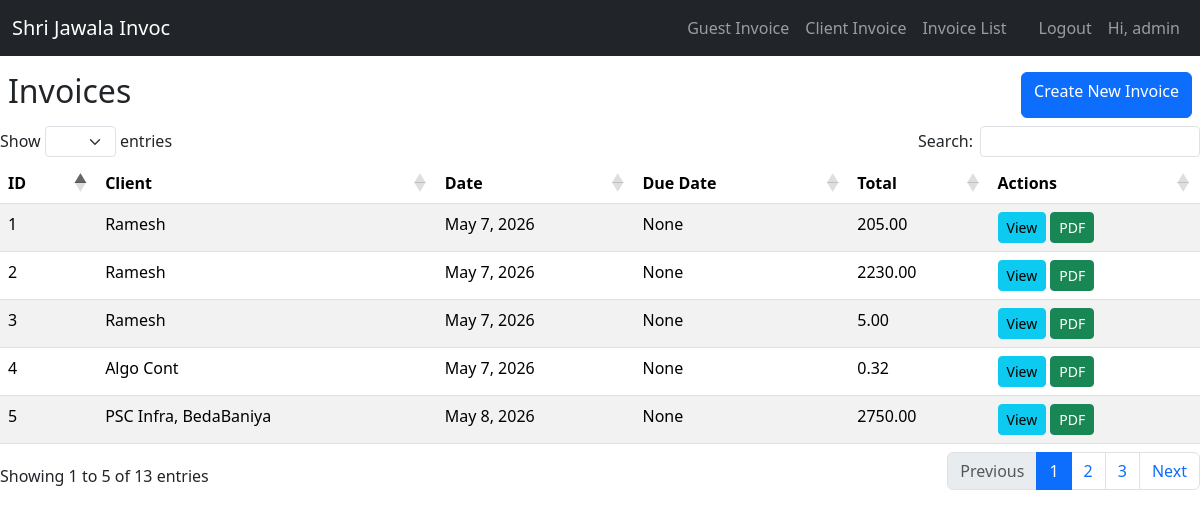
Page /invoices/ (signed in) on the committed database.
### invoices/models.py (models this page shows, shortened)
class Invoice(models.Model):
    STATUS_CHOICES = [
        ('paid_upfront', 'Paid Upfront (No Due)'),
        ('payment_due', 'Payment After Service (Due Date Required)'),
        ('partially_paid', 'Partially Paid (Due Date Required)'),
        ('already_paid', 'Already Paid (No Due)'),
        ('due_paid', 'Previously Due, Now Paid (No Due)'),
    ]
    created_by = models.ForeignKey(User, on_delete=models.SET_NULL, null=True, blank=True)
    client = models.ForeignKey(Client, on_delete=models.SET_NULL, null=True, blank=True)
    guest_client_name = models.CharField(max_length=200, blank=True)  # For guest invoices
    date = models.DateField(auto_now_add=True)
    due_date = models.DateField(blank=True, null=True)
    status = models.CharField(max_length=20, choices=STATUS_CHOICES, default='payment_due')
    total = models.DecimalField(max_digits=10, decimal_places=2, default=0)
    place = models.CharField(max_length=20, blank=True, null=True)
    invoice_no = models.PositiveIntegerField(null=True, blank=True, editable=False)
    year = models.PositiveIntegerField(default=current_year, editable=False)
    suffix = models.CharField(max_length=10, blank=True, null=True)

### invoices/views.py (the view)
# urls.py: path('', views.invoice_list, name='invoice_list'),
@login_required
def invoice_list(request):
    if request.user.is_staff or request.user.is_superuser:
        invoices = Invoice.objects.all()
    else:
        invoices = Invoice.objects.filter(created_by=request.user)
    return render(request, 'invoices/invoice_list.html', {'invoices': invoices})

### templates/invoices/invoice_list.html (shortened to what this page needs)
{% extends 'invoices/base.html' %}
{% if request.headers.hx_request %}
{% block content %}
<div class="d-flex flex-row justify-content-between pt-2 m-2">
    <h2>Invoices</h2>
 <a href="" class="btn btn-primary">Create New Invoice</a>
</div>
<table id="myTable" class="table table-striped mt-3">
    <thead>
        <tr>
            <th>ID</th>
            <th>Client</th>
            <th>Date</th>
            <th>Due Date</th>
            <th>Total</th>
            <th>Actions</th>
        </tr>
    </thead>
    <tbody>
    {% for invoice in invoices %}
        <tr>
            <td>{{ invoice.id }}</td>
            <td>{% if invoice.client %}
    {{ invoice.client.name }}
{% else %}
    {{ invoice.guest_client_name }}
{% endif %}</td>
            <td>{{ invoice.date }}</td>
            <td>{{ invoice.due_date }}</td>
            <td>{{ invoice.total }}</td>
            <td>
                <a class="btn btn-sm btn-info" href="{% url 'invoice_detail' invoice.id %}">View</a>
                <a class="btn btn-sm btn-success" href="{% url 'invoice_pdf' invoice.id %}">PDF</a>
            </td>
        </tr>
    {% empty %}
        <tr><td colspan="6" class="text-center">No invoices found.</td></tr>
    {% endfor %}
    </tbody>
</table>
{% endblock %}
{%endif%}

### templates/invoices/base.html (shortened to what this page needs)
<!doctype html>
<html lang="en">
  <head>
    <link href="https://cdn.jsdelivr.net/npm/bootstrap@5.3.8/dist/css/bootstrap.min.css" rel="stylesheet">
<link rel="stylesheet" href="https://cdn.jsdelivr.net/npm/bootstrap-icons@1.11.0/font/bootstrap-icons.css">
<link rel="stylesheet" href="https://cdn.datatables.net/1.13.6/css/dataTables.bootstrap5.min.css">
  </head>
  <body>
      {%include "partials/navbar.html"%}
<div id="content-area">
    {% block content %}{% endblock %}
</div>
  </body>
</html>

### templates/partials/navbar.html
 <nav class="navbar navbar-expand-lg navbar-dark bg-dark">
    <div class="container-fluid">
        <a class="navbar-brand" href="{% url 'home' %}">Shri Jawala Invoc</a>
        <div class="collapse navbar-collapse">
            <ul class="navbar-nav ms-auto">
                {% if user.is_authenticated %}
                <li class="nav-item"><a class="nav-link" href="{% url 'guest_invoice_create' %}">Guest Invoice</a></li>
                <li class="nav-item"><a class="nav-link" href="{% url 'client_invoice_create' %}">Client Invoice</a></li>
                <li class="nav-item"><a class="nav-link" href="{% url 'invoice_list' %}">Invoice List</a></li>
                <li class="nav-item"><a class="nav-link" href="{% url 'accounts:logout' %}">
                <li class="nav-item"><a class="nav-link" href="{% url 'accounts:logout' %}">
                Logout</a></li>
                <li class="nav-item"><a class="nav-link">Hi, {{user.username}}</a></li>
                {% else %}
                <li class="nav-item"><a class="nav-link" href="{% url 'accounts:login' %}">Login</a></li>
                {% endif %}
            </ul>
        </div>
    </div>
</nav>

### rows in the picture
Invoice: id "1", guest_client_name "Ramesh", date "May 7, 2026", due_date "None", total "205.00"
Invoice: id "2", guest_client_name "Ramesh", date "May 7, 2026", due_date "None", total "2230.00"
Invoice: id "3", guest_client_name "Ramesh", date "May 7, 2026", due_date "None", total "5.00"
Invoice: id "4", guest_client_name "Algo Cont", date "May 7, 2026", due_date "None", total "0.32"
Invoice: id "5", guest_client_name "PSC Infra, BedaBaniya", date "May 8, 2026", due_date "None", total "2750.00"

### other values in the picture
{{ user.username }} "admin"
